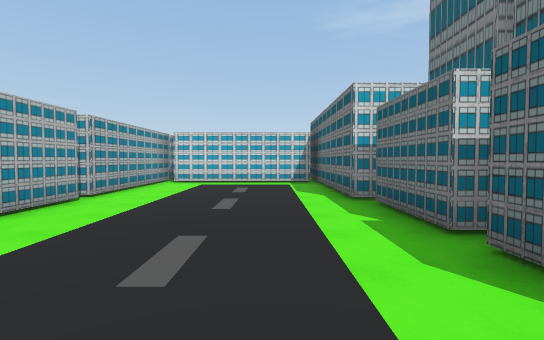
view 1 (above)

24 first-person views from a walk through a 3-D level made in the Unity game engine. The camera is 1.4 m above the floor, tilts 2° down and sees 85° across. The floor is counted in squares, 2 m on a side. Each view is taken from the middle of a square. On the plan, view 1 faces up. The plan holds only what a view shows up to about 10 squares ahead; the rest is blank. The place goes on beyond the plan. Some surface patterns are stand-ins.

view 2
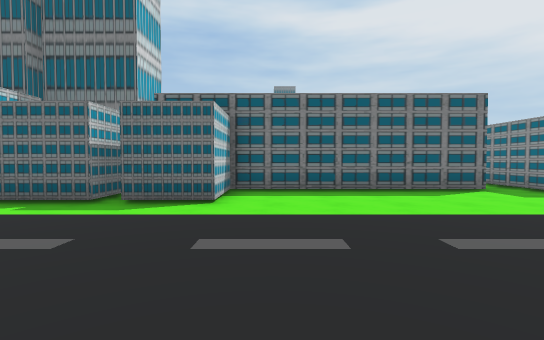

view 3
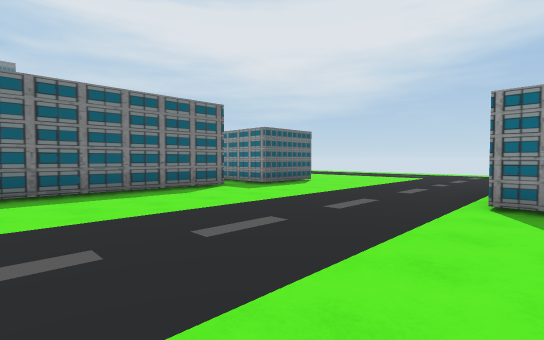

view 4
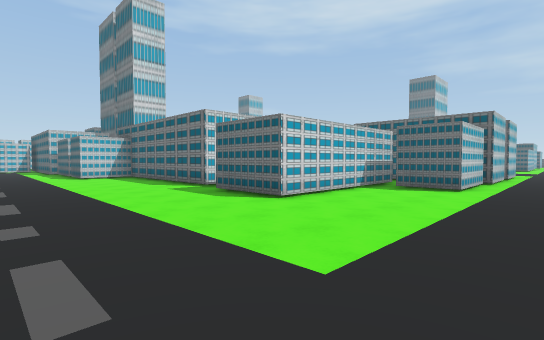

view 5
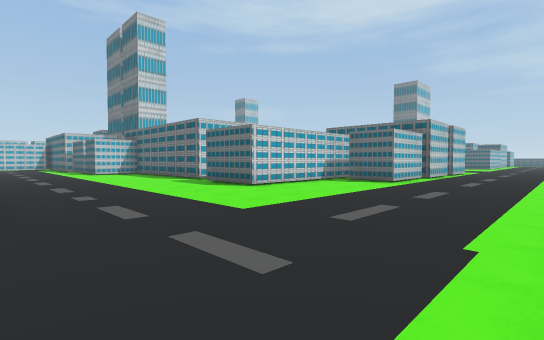

view 6
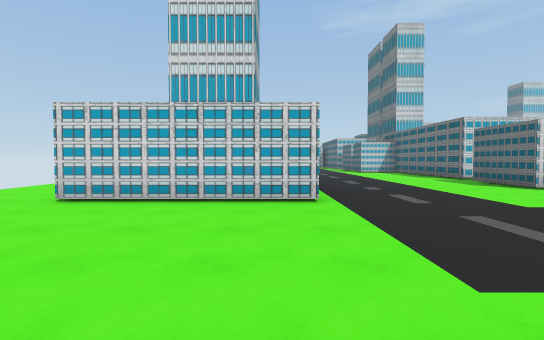

view 7
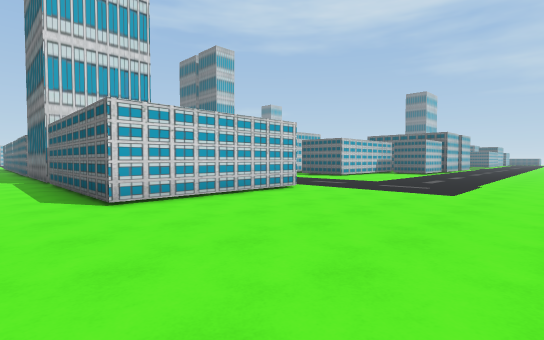

view 8
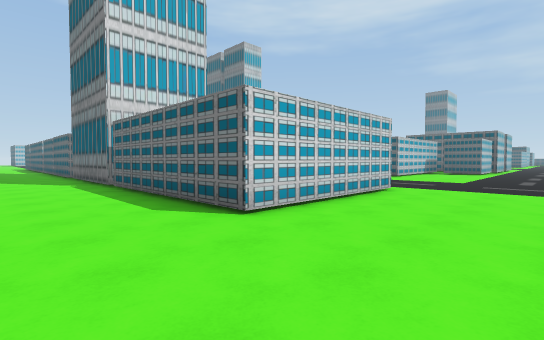

view 9
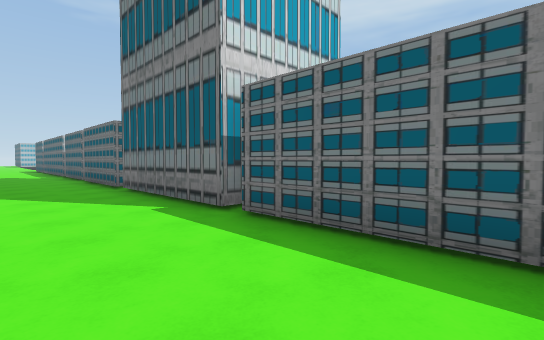

view 10
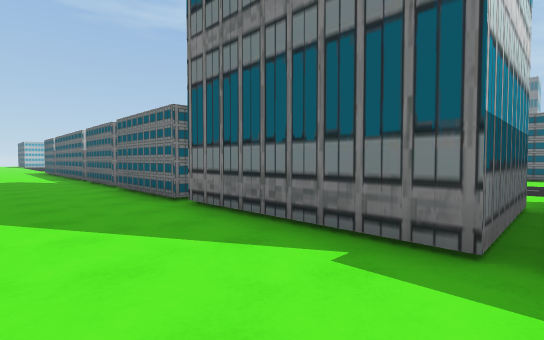

view 11
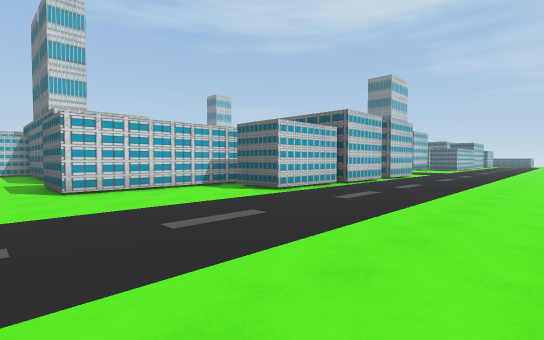

view 12
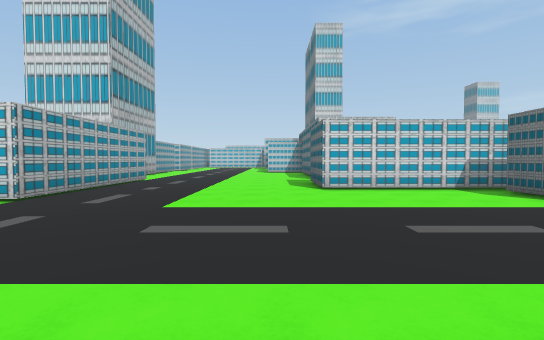

view 13
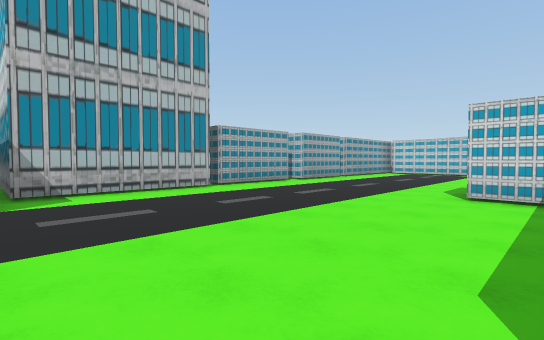

view 14
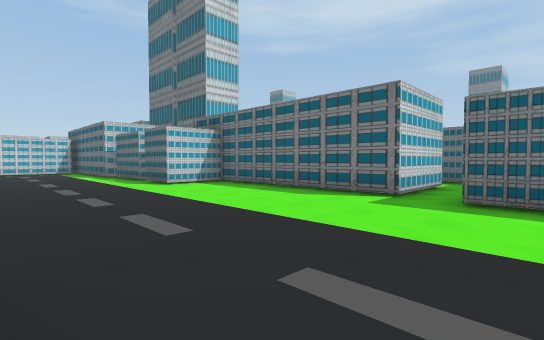

view 15
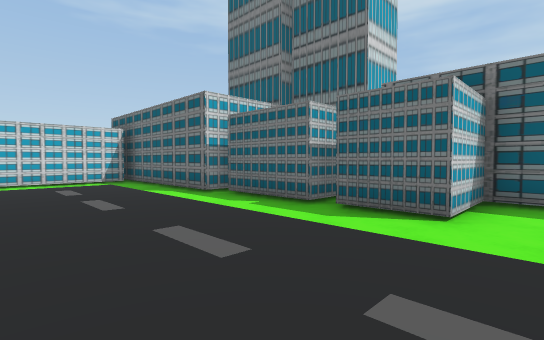

view 16
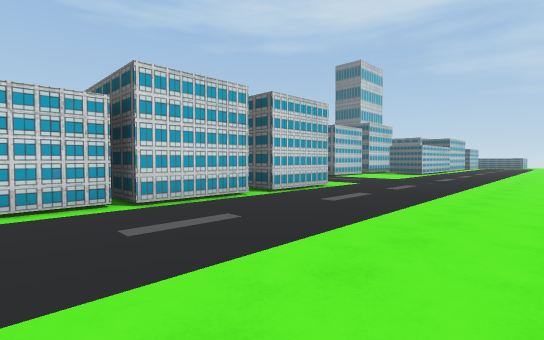

view 17
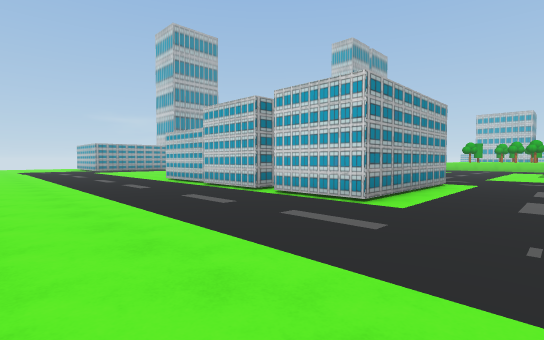

view 18
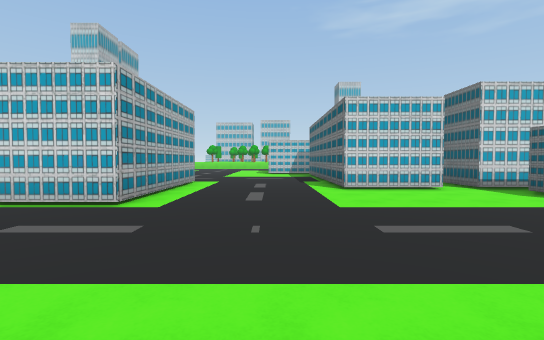

view 19
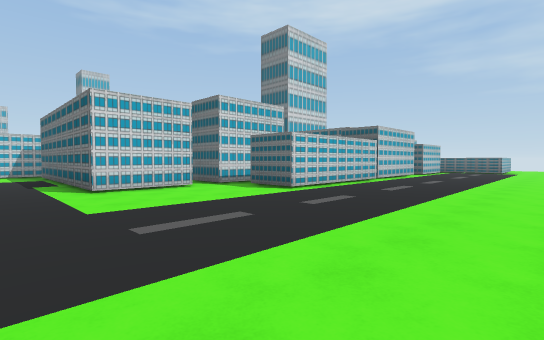

view 20
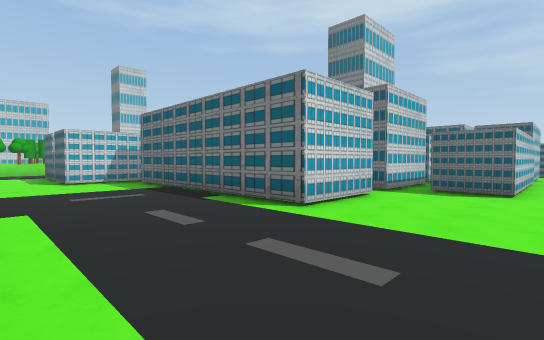

view 21
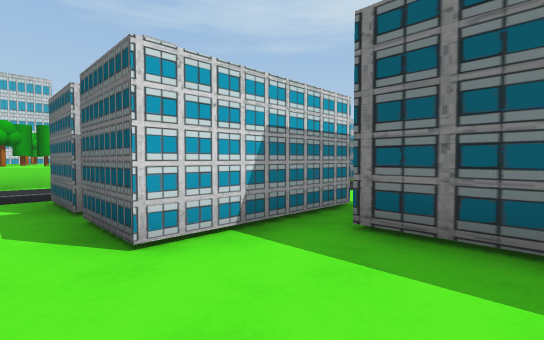

view 22
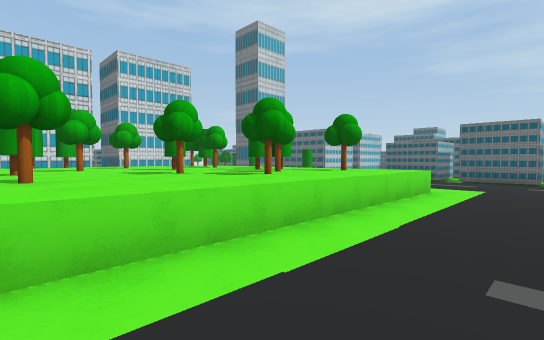

view 23
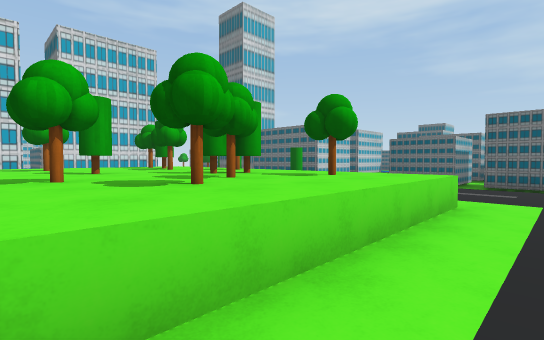

view 24
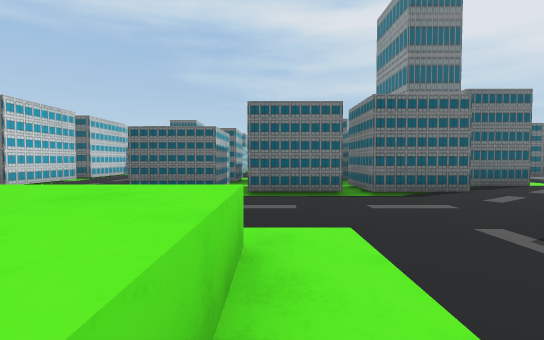

### Floor plan
Key: @ floor where view 1 was taken; # wall or solid block; . floor; ^ raised ledge; T tree; O other object.
Columns run from 9 left of view 1 to 28 right of it. Each row starts with its distance up from view 1.
 13                      ^^^T^^O      ###
 12                       ^T^^T^^     ...
 11            #         ^^^OO^^O     ...
 10      #######         OO^^^O^^
  9      #.....#         ^^^T^OO^    O
  8      #.....#         T^^^TTT^   OOO
  7  ..# #.....#         ^^^^^^^^ .....OO
  6  ..# #.....#         ...........O
  5  ..# #.....O         ...........OOO
  4 ...# #.....O         ...........OOO #
  3 ...# #.....OO            ..  ...O  OO
  2 ...###.....OO            .#   ..O OOO
  1 ...###.....OO#           ..    ...#
  0 ...###...@...#           .###  ...#
 -1 ...###.......#          .....
 -2 ...###.......#          ....#
 -3 ...###.......#          ....#
 -4 ...###.......### #      ....#
 -5 ...####..........#      ....#
 -6 ...#  #......##        #....#
 -7 ...#  #......##        #....#  #
 -8 ...#  #......#####     #....######
 -9 ...#  #.........## #   #........##
-10 ...####.........########........######
-11 .....................................
-12 ......................................
-13 ......................................
-14  .....................................
-15  ...................................

Positions as (right, up) in squares from view 1, and headings:
1: (0, 0), facing up
2: (-3, 0), facing right
3: (-3, 0), facing down-right
4: (-1, -12), facing up-right
5: (-2, -14), facing up-right
6: (-3, -15), facing up
7: (-8, -15), facing up-right
8: (-9, -13), facing up-right
9: (-9, -8), facing up-right
10: (-9, -5), facing up-right
11: (2, -15), facing up-right
12: (2, -15), facing up
13: (3, -5), facing up-left
14: (-2, -7), facing up-right
15: (-2, 0), facing up-right
16: (8, -15), facing up-right
17: (17, -15), facing up-left
18: (17, -15), facing up
19: (17, -15), facing up-right
20: (15, -11), facing up-right
21: (16, -3), facing up-right
22: (12, 4), facing up-right
23: (14, 5), facing up-right
24: (17, 6), facing right
